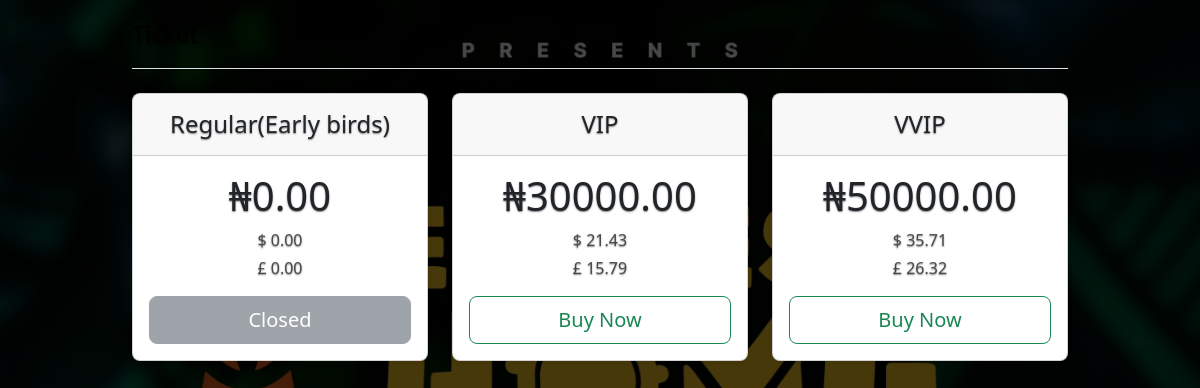
The page /ticket/ on the database its author committed.
### caleb/models.py (models this page shows, shortened)
class Ticket(models.Model):
    TICKET_TYPES = (
        ('regular', 'Regular'),
        ('vip', 'VIP'),
        ('vvip', 'VVIP'),
    )
    name = models.CharField(max_length=100)
    ticket_type = models.CharField(max_length=10, choices=TICKET_TYPES)
    early_bird_price = models.DecimalField(
        max_digits=10, decimal_places=2, null=True, blank=True
    )
    late_bird_price = models.DecimalField(
        max_digits=10, decimal_places=2, null=True, blank=True
    )
    early_start = models.DateTimeField(null=True, blank=True)
    early_end = models.DateTimeField(null=True, blank=True)
    late_start = models.DateTimeField(null=True, blank=True)
    late_end = models.DateTimeField(null=True, blank=True)
    price = models.DecimalField(
        max_digits=10, decimal_places=2, null=True, blank=True
    )
    price_currency = models.DecimalField(max_digits=10, decimal_places=2, default=Decimal('15000.00'))  # Default exchange rate for Naira
    created_at = models.DateTimeField(auto_now_add=True)
    def current_price(self):
        now = timezone.now()
        if self.ticket_type == 'regular':
            if self.early_start and self.early_end and self.early_bird_price is not None:
                if self.early_start <= now <= self.early_end:
                    return Decimal(self.early_bird_price)
            if self.late_start and self.late_end and self.late_bird_price is not None:
                if self.late_start <= now <= self.late_end:
                    return Decimal(self.late_bird_price)
            return None
        if self.price is not None:
            return Decimal(self.price)
        if self.price_currency is not None:
            return Decimal(self.price_currency)
        return None
    def phase(self):
        now = timezone.now()
        if self.ticket_type == 'regular':
            if self.early_start and self.early_end:
                if self.early_start <= now <= self.early_end:
                    return "Early Bird"
            if self.late_start and self.late_end:
                if self.late_start <= now <= self.late_end:
                    return "Late Bird"
            return "Closed"
        return self.get_ticket_type_display()
    def is_available(self):
        return self.current_price() is not None

### caleb/views.py (the view)
# urls.py: path('ticket/', views.ticket_list, name='ticket'),
def ticket_list(request):
    NAIRA_TO_DOLLAR = Decimal('1') / Decimal('1400')
    NAIRA_TO_POUND = Decimal('1') / Decimal('1900')
    tickets = Ticket.objects.all()
    active_tickets = []
    for ticket in tickets:
        price = safe_decimal(ticket.current_price())
        active_tickets.append({
            'id': ticket.id,
            'name': ticket.name,
            'phase_label': ticket.phase(),
            'price_naira': price,
            'price_dollar': (price * NAIRA_TO_DOLLAR).quantize(Decimal('0.01'), ROUND_HALF_UP),
            'price_pound': (price * NAIRA_TO_POUND).quantize(Decimal('0.01'), ROUND_HALF_UP),
            'is_active': ticket.is_available(),
        })
    return render(request, 'indexs.html', {'tickets': active_tickets})

### caleb/views.py (called while the page is built)
def safe_decimal(value):
    try:
        return Decimal(value)
    except (TypeError, InvalidOperation):
        return Decimal('0.00')

### templates/indexs.html (shortened to what this page needs)
{% extends 'base.html' %}
{% load static %}
{% load humanize %}
{% block content %}
<div class="container py-3">
  <header>
    <div class="d-flex flex-column flex-md-row align-items-center pb-3 mb-4 border-bottom">
      <a href="/" class="d-flex align-items-center link-body-emphasis text-decoration-none">
        <span class="fs-4">Ticket</span>
      </a>
    </div>
  </header>
  <main>
    <div class="row row-cols-1 row-cols-md-3 mb-3 text-center">
      {% if tickets %}
      {% for ticket in tickets %}
      <div class="col">
        <div class="card mb-4 rounded-3 shadow-sm">
          <div class="card-header py-3">
            <h4 class="my-0 fw-normal">
              {{ ticket.name }}
            </h4>
          </div>
          <div class="card-body">
            <h1 class="card-title pricing-card-title">₦{{ ticket.price_naira }}</h1>
            <p class="text-muted mb-1">$ {{ ticket.price_dollar }}</p>
            <p class="text-muted">£ {{ ticket.price_pound }}</p>
            {% if ticket.price_naira %}
            <button class="btn btn-lg btn-outline-success w-100" data-bs-target="#exampleModalToggle{{ ticket.id }}"
              data-bs-toggle="modal">
              Buy Now
            </button>
            {% else %}
            <button class="btn btn-lg btn-secondary w-100" disabled>
              Closed
            </button>
            {% endif %}
          </div>
        </div>
      </div>
      {% endfor %}
      {% else %}
      <div class="col-12 text-center alert alert-info">
        <p>No tickets available at the moment.</p>
      </div>
      {% endif %}
    </div>
  </main>
</div>
{% endblock %}

### templates/base.html (shortened to what this page needs)
<!DOCTYPE html>
<html lang="en" class="h-100" data-bs-theme="auto">
{% load static %}
<head>
    <link href="https://cdn.jsdelivr.net/npm/bootstrap@5.3.3/dist/css/bootstrap.min.css" rel="stylesheet">
    <link href="{% static 'cover.css' %}" rel="stylesheet" />
    <link rel="stylesheet" href="{% static 'pricing.css' %}" />
</head>
<body class="d-flex h-100 text-center text-bg-dark">
    {% block content %}
    {% endblock %}
</body>
</html>

### static/cover.css (style rules this page uses)
body { text-shadow: 0 .05rem .1rem rgba(0, 0, 0, .5); box-shadow: inset 0 0 5rem rgba(0, 0, 0, .5); }

### static/pricing.css (style rules this page uses)
.container { max-width: 960px; }

### rows shown on the page
Ticket: name "Regular(Early birds)"
Ticket: name "VIP", price_naira "30000.00"
Ticket: name "VVIP", price_naira "50000.00"

### other values the page prints
{{ ticket.price_naira }} "0.00"
{{ ticket.price_dollar }} "0.00" "21.43" "35.71"
{{ ticket.price_pound }} "0.00" "15.79" "26.32"
